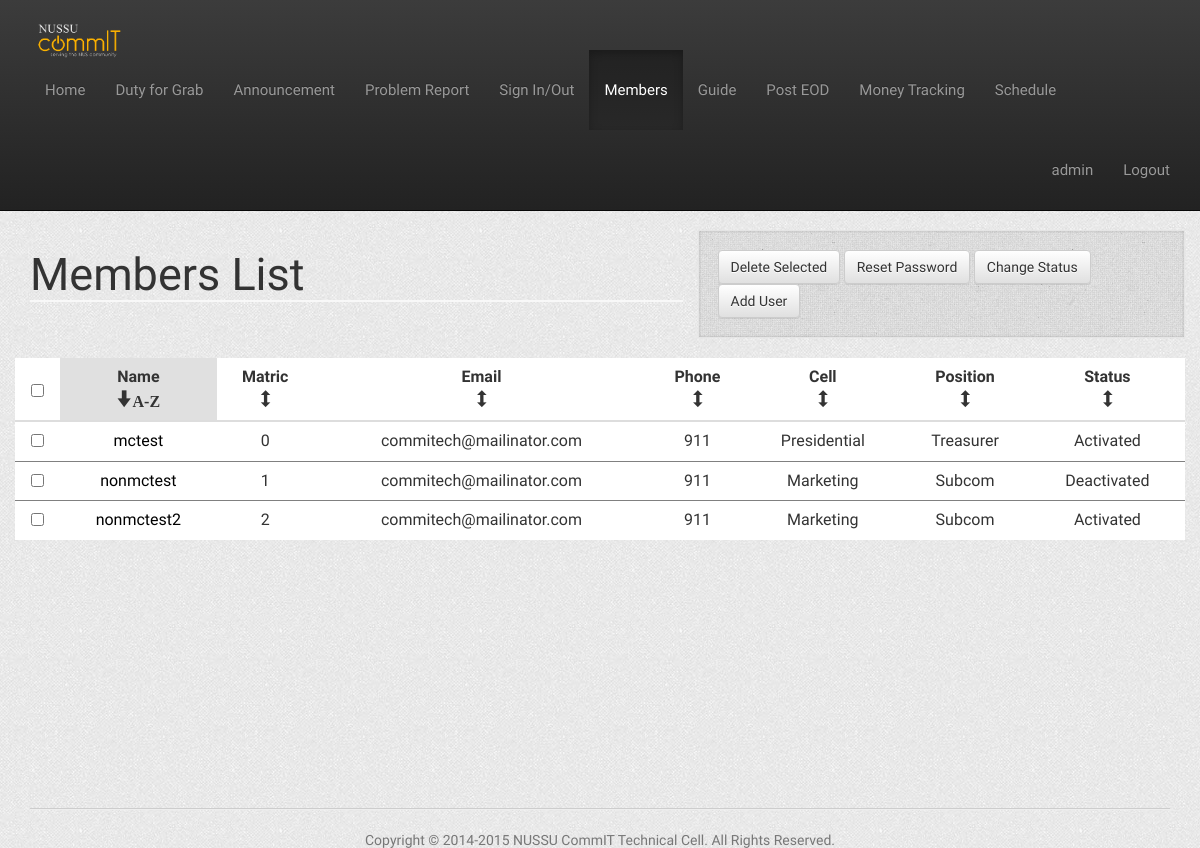
/members.php (signed in), run on the app's committed database.
### tables this page shows
CREATE TABLE IF NOT EXISTS `users` (
  `id` int(11) NOT NULL,
  `name` varchar(40) NOT NULL,
  `matric_number` varchar(30) DEFAULT NULL,
  `contact` varchar(30) DEFAULT NULL COMMENT 'phone number',
  `password` varchar(60) NOT NULL,
  `email` varchar(50) NOT NULL DEFAULT '',
  `is_admin` tinyint(1) NOT NULL DEFAULT '0',
  `cell` varchar(24) NOT NULL DEFAULT 'none',
  `position` varchar(24) NOT NULL DEFAULT 'Subcom',
  `new_ann` int(11) NOT NULL DEFAULT '1',
  `status` int(1) NOT NULL DEFAULT '1' COMMENT 'activation status',
  `temp1` int(11) NOT NULL,
  `temp2` int(11) NOT NULL,
  `tracking` varchar(11) NOT NULL DEFAULT '0',
  `duty` int(11) NOT NULL DEFAULT '1',
  `notification` int(11) NOT NULL DEFAULT '0'
);

### Controller/UserController.php (called while the page is built, shortened)
<?php
require_once(dirname(__FILE__).'/../Utils/DBoperation.php');
class UserController {
    private static $instance;
    private $userList;
    private function __construct() {
        $this->userList = new DBOperation("users");
    }
    public static function getInstance() {
        if (!self::$instance) {
            self::$instance = new self();
        }
        return self::$instance;
    }
    public function getAllUser(){
        try{
            $all_users = $this->userList->getQuery('SELECT id, name, matric_number, email, contact, cell, position, status FROM users');
            return $all_users;
        } catch (PDOException $e) {
            echo 'ERROR: ' . $e->getMessage();
        }
    }
    public function isAdmin($userID) {
        $condition = array('id' => $userID);
        $user = $this->userList->get($condition);
        return $user[0]["is_admin"];
    }
}
?>

### Utils/DBoperation.php (called while the page is built, shortened)
<?php
require_once(dirname(__FILE__).'/DBhandler.php');
	Class DBOperation
	{
		private $tableName;
		private static $dbHandler;
		public function DBOperation($tableName)
		{
			$this->tableName = $tableName;
			self::$dbHandler = new DBHandler();
		}
                private function commandiseCondition($condition)
                {
                    $conditionCommand = "";
                    foreach ($condition as $key => $value)
                    {
                        $conditionCommand = $conditionCommand.$key." = \"".$value."\"";
                    }
                    return $conditionCommand;
                }
                public function get($conditions,$sortBy = "")
		{
                    $conditionCommand = $this->commandiseCondition($conditions);
                    $query = "SELECT * FROM ".$this->tableName;
                    if ($conditionCommand != "")
                    {
                        $query = $query." WHERE ".$conditionCommand;
                    }
                    return self::$dbHandler->getQuery($query);
		}
                public function getQuery($query)
                {
                        return self::$dbHandler->getQuery($query);
                }
	};
?>

### Utils/DBhandler.php (called while the page is built, shortened)
<?php
Class DBHandler
{
    private $con;
    public function DBHandler()
    {
        $this->con = mysqli_connect(DB_SERVER,DB_USER,DB_PASS,DB_NAME);
    }
    public function getQuery($query)
    {
        $result = mysqli_query($this->con,$query);
        $data = array();
        $i = 0;
        while ($data[$i++] = mysqli_fetch_array($result));
        unset($data[count($data)-1]);
        return $data;
    }
};
?>

### members.php (the view, shortened to what this page needs)
<?php
    include_once(dirname(__FILE__).'/Controller/UserController.php');
    $user_controller = UserController::getInstance();
    function isNotHidden($user) {
        $hiddenUsers = array("admin", "comcen");
        return !in_array($user['name'], $hiddenUsers, true);
    }
    if (!empty($_GET["name"])) {
        $members = array_filter($user_controller->getAllUser(), 'isTargetedUser');
    } else {
        $members = array_filter($user_controller->getAllUser(), 'isNotHidden');
    }
    $is_admin = $user_controller->isAdmin($_SESSION['user_id']);
?>
<html>
    <head>
        <link href="includes/css/bootstrap.min.css" rel="stylesheet">
        <link href="includes/css/bootstrap-theme.min.css" rel="stylesheet">
        <link href="includes/css/style.css" rel="stylesheet">
    </head>
    <body>
        <?php include(dirname(__FILE__).'/includes/header.php');?>
        <div class="container">
            <div class="row">
                <?php if ($is_admin) { ?>
                    <form action="members_manage" method="post">
                    <div class="col-sm-7">
                        <h1>Members List</h1>
                    </div>
                    <div class="col-sm-5 well">
                        <button type="submit" name="delete_user" class="btn btn-default" value="delete_user">Delete Selected</button>
                        <button type="submit" name="reset_password" class="btn btn-default" value="reset_password">Reset Password</button>
                        <button type="submit" name="change_status" class="btn btn-default" value="change_status">Change Status</button>
                        <a class="btn btn-default" href="user_add">Add User</a>
                    </div>
                <?php }else{ ?>
                    <div class="col-sm-12">
                        <h1>Members List</h1>
                    </div>
                <?php } ?>
                    <table class="table table-hover" id="members">
                        <thead>
                            <tr>
                                <?php if($is_admin){?><th class="text-center sorter-false"><input id="0" type="checkbox" onClick="checkAll()"></th><?php } ?>
                                <th class="text-center">Name</th>
                                <th class="text-center">Matric</th>
                                <th class="text-center">Email</th>
                                <th class="text-center">Phone</th>
                                <th class="text-center">Cell</th>
                                <th class="text-center">Position</th>
                                <?php if($is_admin) { ?><th class="text-center">Status</th><?php } ?>
                            </tr>
                        </thead>
                        <tbody>
                            <?php
                                $cnt = 0;
                                foreach($members as $row){
                                    $cnt++;
                                    echo '<tr>';
                                    if($is_admin){
                                        echo "<td><input id=".$cnt." name='users[]' type='checkbox' value=".$row['id']."></td>";
                                    }
                                    if($is_admin) echo "<td><a href='user.php?id={$row['id']}'>".$row['name']."</a></td>";
                                    else echo '<td>'.$row['name'].'</td>';
                                    echo '<td>'.$row['matric_number'].'</td>';
                                    echo '<td>'.$row['email'].'</td>';
                                    echo '<td>'.$row['contact'].'</td>';
                                    echo '<td>'.$row['cell'].'</td>';
                                    echo '<td>'.$row['position'].'</td>';
                                    if($is_admin) {
                                        if($row['status'] == 1) echo "<td>Activated</td>";
                                        else echo "<td>Deactivated</td>";
                                    }
                                    echo '</tr>';
                                }
                            ?>
                        </tbody>
                    </table>
                    <?php if ($is_admin) { ?>
                    </form>
                    <?php } ?>
            </div>
        </div>
        <?php include(dirname(__FILE__).'/includes/footer.php');?>
    </body>
</html>

### includes/css/style.css (style rules this page uses)
html { position: relative; min-height: 100%; }
body { margin-bottom: 60px; background: url(../img/bg.png); }
.table { background-color: white; }
a { color:black; }
td { text-align: center; }
h1, h2 { font-family: 'Roboto Condensed', sans-serif; font-size:45px; font-weight:400; color:#333333; }
h1 { border-bottom: 2px solid #f8f8f8; }
th.unsorted::after { content:"\E119"; font-family:"Glyphicons Halflings"; }
th.sorter-false::after { content:none; }
th.ascending { background-color: #e0e0e0; }
th.ascending::after { content:"\E094 A-Z"; font-family:"Glyphicons Halflings"; }
.table > thead > tr > th, .table > tbody > tr > th, .table > tfoot > tr > th, .table > thead > tr > td, .table > tbody > tr > td, .table > tfoot > tr > td { padding: 8px; line-height: 1.42857143; vertical-align: top; border-top: 1px solid gray; }
.tablesorter > thead > tr > th { vertical-align: middle; }

### data on the page
users: name "mctest", matric_number "0", email "commitech@mailinator.com", contact "911", cell "Presidential", position "Treasurer", status "Activated"
users: name "nonmctest", matric_number "1", email "commitech@mailinator.com", contact "911", cell "Marketing", position "Subcom", status "Deactivated"
users: name "nonmctest2", matric_number "2", email "commitech@mailinator.com", contact "911", cell "Marketing", position "Subcom", status "Activated"

### other printed values
$_SESSION['user_name'] "admin"
